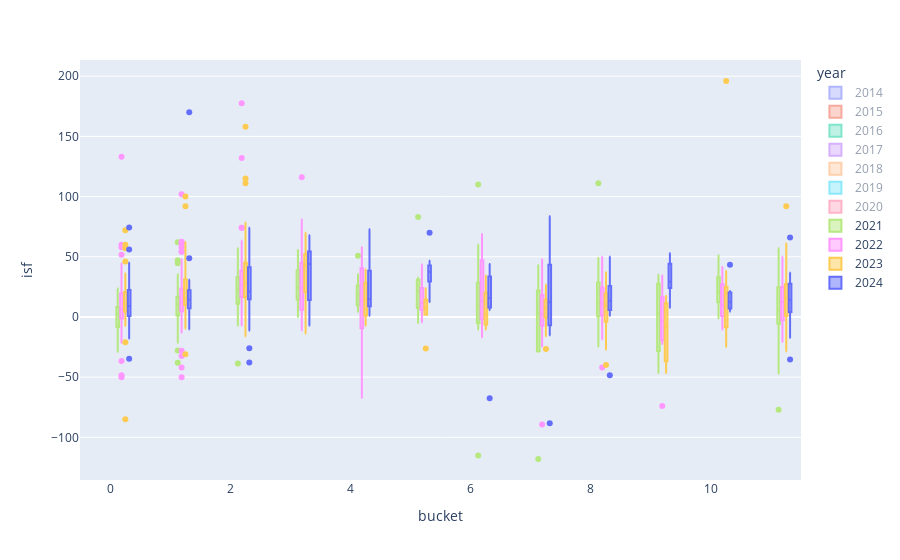

The notebook cell this image was saved under:
### Code cell
fig = px.box(df, x = "bucket", color = "year", y = "isf")
fig.show()

### Figure 1 — Plotly figure (JSON) as saved in the notebook; plotly's stock layout.template omitted (floating-point values rounded to 4 significant figures; data arrays with more than 128 entries replaced by an {"elided": "..."} marker saying what was removed)
{"data": [{"alignmentgroup": "True", "hovertemplate": "year=2014<br>bucket=%{x}<br>isf=%{y}<extra></extra>", "legendgroup": "2014", "marker": {"color": "#636efa"}, "name": "2014", "notched": false, "offsetgroup": "2014", "orientation": "v", "showlegend": true, "type": "box", "visible": "legendonly", "x": {"elided": "272 int values"}, "x0": " ", "xaxis": "x", "y": {"elided": "272 float values"}, "y0": " ", "yaxis": "y"}, {"alignmentgroup": "True", "hovertemplate": "year=2015<br>bucket=%{x}<br>isf=%{y}<extra></extra>", "legendgroup": "2015", "marker": {"color": "#EF553B"}, "name": "2015", "notched": false, "offsetgroup": "2015", "orientation": "v", "showlegend": true, "type": "box", "visible": "legendonly", "x": {"elided": "525 int values"}, "x0": " ", "xaxis": "x", "y": {"elided": "525 float values"}, "y0": " ", "yaxis": "y"}, {"alignmentgroup": "True", "hovertemplate": "year=2016<br>bucket=%{x}<br>isf=%{y}<extra></extra>", "legendgroup": "2016", "marker": {"color": "#00cc96"}, "name": "2016", "notched": false, "offsetgroup": "2016", "orientation": "v", "showlegend": true, "type": "box", "visible": "legendonly", "x": {"elided": "483 int values"}, "x0": " ", "xaxis": "x", "y": {"elided": "483 float values"}, "y0": " ", "yaxis": "y"}, {"alignmentgroup": "True", "hovertemplate": "year=2017<br>bucket=%{x}<br>isf=%{y}<extra></extra>", "legendgroup": "2017", "marker": {"color": "#ab63fa"}, "name": "2017", "notched": false, "offsetgroup": "2017", "orientation": "v", "showlegend": true, "type": "box", "visible": "legendonly", "x": {"elided": "529 int values"}, "x0": " ", "xaxis": "x", "y": {"elided": "529 float values"}, "y0": " ", "yaxis": "y"}, {"alignmentgroup": "True", "hovertemplate": "year=2018<br>bucket=%{x}<br>isf=%{y}<extra></extra>", "legendgroup": "2018", "marker": {"color": "#FFA15A"}, "name": "2018", "notched": false, "offsetgroup": "2018", "orientation": "v", "showlegend": true, "type": "box", "visible": "legendonly", "x": {"elided": "360 int values"}, "x0": " ", "xaxis": "x", "y": {"elided": "360 float values"}, "y0": " ", "yaxis": "y"}, {"alignmentgroup": "True", "hovertemplate": "year=2019<br>bucket=%{x}<br>isf=%{y}<extra></extra>", "legendgroup": "2019", "marker": {"color": "#19d3f3"}, "name": "2019", "notched": false, "offsetgroup": "2019", "orientation": "v", "showlegend": true, "type": "box", "visible": "legendonly", "x": [11, 0, 11, 0, 9, 11, 0, 1, 0, 11, 1, 10, 11, 8, 10, 0, 1, 1, 2, 11, 6, 0, 2, 7, 0, 0, 0, 0, 11, 1, 8, 8, 0, 6, 1, 0, 1, 0, 1, 0, 9, 1, 2, 0, 11, 0, 11, 11, 1, 11, 7, 0, 11, 11, 1], "x0": " ", "xaxis": "x", "y": [-12.41, -6.265, -0.2667, 11.71, 186.7, 8.772, 8.889, -1.053, 10.77, 0.1667, 10.5, 33.55, -26.51, -182.9, -12.59, 11, -7.586, 6.286, 24.29, 3.261, -236.7, -7.463, -31.58, -28, 1.081, 0.75, -22, 16.3, -16.15, -20.75, 1.053, 16.67, 4, 45.68, -8, -3.429, -8, -12.39, 10, 14.8, -61.25, -11.2, -24.85, 17.33, -30.77, -1.053, -1.25, -5.128, 8, -6.5, 25.5, -1.25, 10.67, 16, -2.759], "y0": " ", "yaxis": "y"}, {"alignmentgroup": "True", "hovertemplate": "year=2020<br>bucket=%{x}<br>isf=%{y}<extra></extra>", "legendgroup": "2020", "marker": {"color": "#FF6692"}, "name": "2020", "notched": false, "offsetgroup": "2020", "orientation": "v", "showlegend": true, "type": "box", "visible": "legendonly", "x": {"elided": "291 int values"}, "x0": " ", "xaxis": "x", "y": {"elided": "291 float values"}, "y0": " ", "yaxis": "y"}, {"alignmentgroup": "True", "hovertemplate": "year=2021<br>bucket=%{x}<br>isf=%{y}<extra></extra>", "legendgroup": "2021", "marker": {"color": "#B6E880"}, "name": "2021", "notched": false, "offsetgroup": "2021", "orientation": "v", "showlegend": true, "type": "box", "visible": true, "x": {"elided": "325 int values"}, "x0": " ", "xaxis": "x", "y": {"elided": "325 float values"}, "y0": " ", "yaxis": "y"}, {"alignmentgroup": "True", "hovertemplate": "year=2022<br>bucket=%{x}<br>isf=%{y}<extra></extra>", "legendgroup": "2022", "marker": {"color": "#FF97FF"}, "name": "2022", "notched": false, "offsetgroup": "2022", "orientation": "v", "showlegend": true, "type": "box", "visible": true, "x": {"elided": "417 int values"}, "x0": " ", "xaxis": "x", "y": {"elided": "417 float values"}, "y0": " ", "yaxis": "y"}, {"alignmentgroup": "True", "hovertemplate": "year=2023<br>bucket=%{x}<br>isf=%{y}<extra></extra>", "legendgroup": "2023", "marker": {"color": "#FECB52"}, "name": "2023", "notched": false, "offsetgroup": "2023", "orientation": "v", "showlegend": true, "type": "box", "visible": true, "x": {"elided": "302 int values"}, "x0": " ", "xaxis": "x", "y": {"elided": "302 float values"}, "y0": " ", "yaxis": "y"}, {"alignmentgroup": "True", "hovertemplate": "year=2024<br>bucket=%{x}<br>isf=%{y}<extra></extra>", "legendgroup": "2024", "marker": {"color": "#636efa"}, "name": "2024", "notched": false, "offsetgroup": "2024", "orientation": "v", "showlegend": true, "type": "box", "visible": true, "x": {"elided": "261 int values"}, "x0": " ", "xaxis": "x", "y": {"elided": "261 float values"}, "y0": " ", "yaxis": "y"}], "layout": {"autosize": true, "boxmode": "group", "dragmode": "pan", "legend": {"title": {"text": "year"}, "tracegroupgap": 0}, "margin": {"t": 60}, "xaxis": {"anchor": "y", "autorange": true, "domain": [0, 1], "range": [-0.5, 11.5], "showspikes": false, "title": {"text": "bucket"}, "type": "linear"}, "yaxis": {"anchor": "x", "autorange": true, "domain": [0, 1], "range": [-135.4, 213.4], "showspikes": false, "title": {"text": "isf"}, "type": "linear"}}}
